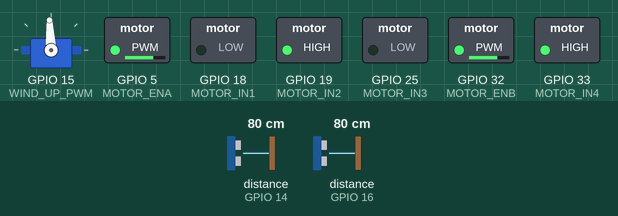
A sketch run on a simulated ESP32. Shown: servo, switched loads named in the sketch (green lamp = pin HIGH). Wiring (inferred from the names in the program): 2 × ultrasonic range finder: trigger GPIO 17, echo GPIO 16 / trigger GPIO 27, echo GPIO 14. Dashed ring = blinking. The inputs (shaded band) are chosen by the test bench; at power-on: distance to the obstacle (sensors on GPIO 14, GPIO 16) 80 cm. The echo pulse lasts 58.3 µs per cm; random numbers use the default seed unless the sketch sets one; nothing arrives over Bluetooth unless stated; pins used as bus, display or sensor lines are not drawn; what the sketch prints to the serial monitor is not drawn.

Above: at 1.2 s.
1.3 s: distance to the obstacle (sensor on GPIO 14) set to 33 cm
5.7 s: distance to the obstacle (sensor on GPIO 14) set to 27 cm
7.3 s: distance to the obstacle (sensor on GPIO 16) set to 32 cm
11.7 s: distance to the obstacle (sensor on GPIO 16) set to 28 cm
At 14.6 s:
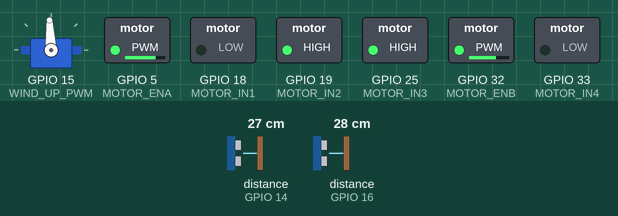
16.1 s: distance to the obstacle (sensor on GPIO 16) set to 35 cm
19.6 s: distance to the obstacle (sensor on GPIO 14) set to 35 cm
At 21.0 s:
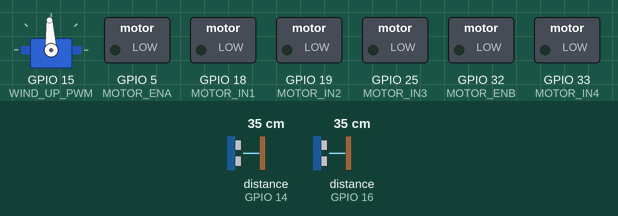
Timing chart, 0 to 27.6 s (numbered marks = the images above; inputs shaded):
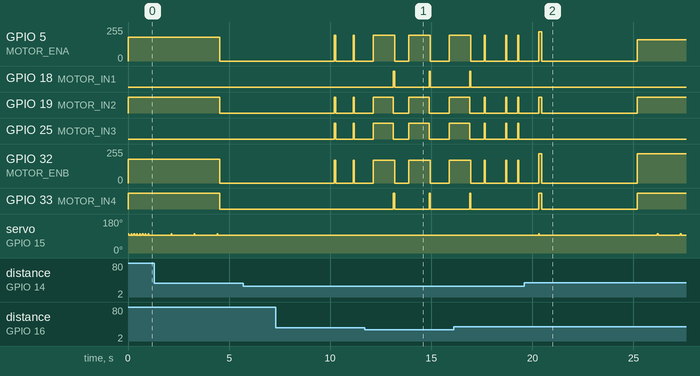

The sketch:

ESP32Car.ino
```cpp
#define DEBUG
#define SOUND_SPEED 0.034
#define ERROR_VALUE 1
#define DETECT_DISTANCE 30

#include "ESP32Servo.h"
#include <BLEDevice.h>
#include <BLEUtils.h>
#include <BLEScan.h>

// Left Pin
#define WIND_UP_PWM         15

#define SONIC_ECHO_LEFT     16
#define SONIC_TRIGGER_LEFT  17

#define MOTOR_ENA           5
#define MOTOR_IN1           18
#define MOTOR_IN2           19

// Right Pin
#define SONIC_ECHO_RIGHT    14
#define SONIC_TRIGGER_RIGHT 27

#define MOTOR_IN3           25
#define MOTOR_IN4           33
#define MOTOR_ENB           32

// Motor
const int MotorA[3] = { MOTOR_ENA, MOTOR_IN1, MOTOR_IN2 };
const int MotorB[3] = { MOTOR_ENB, MOTOR_IN3, MOTOR_IN4 };

const float LeftMultiple = 1.15;
const int MoveSpeed = 200;
const int RotateSpeed = 170;
const int RotateDuration = 1000;

const char* BLUETOOTH_SENDER_NAMES[] = {"Cane", "Rock", "Sun"};
const int NUM_SENDERS = sizeof(BLUETOOTH_SENDER_NAMES) / sizeof(BLUETOOTH_SENDER_NAMES[0]);


Servo WindUp;
float RangeMin = 0.5;
float RangeMax = 2.5;

// Varialbles
int MoveDurationRange[2] = {3000, 5000};
int STOP_DURATION_WHEN_CANT_MOVE = 1000;

float LeftObstacleDistance;
bool ExistLeftObstacle;
float RightObstacleDistance;
bool ExistRightObstacle;

// Bluetooth Variables
int scanTime = 1;  // 스캔 주기 (초)
unsigned long lastResetTime = 0;        // 초기화 후 대기 시간 추적용
unsigned long prevScanTime = 0;
const long BLUETOOTH_INTERVAL = 1000;

void setup()
{
  InitSensor();
  InitMotorDriver();
  InitializeBluetooth();
}
void InitSensor()
{
  Serial.begin(115200);
  WindUp.attach(WIND_UP_PWM);

  // Ultrasonic 1
  pinMode(SONIC_TRIGGER_RIGHT, OUTPUT);
  pinMode(SONIC_ECHO_RIGHT, INPUT);

  // Ultrasonic 2
  pinMode(SONIC_TRIGGER_LEFT, OUTPUT);
  pinMode(SONIC_ECHO_LEFT, INPUT);
}
void InitMotorDriver()
{
  pinMode(MOTOR_IN1, OUTPUT);
  pinMode(MOTOR_IN2, OUTPUT);
  pinMode(MOTOR_ENA, OUTPUT);
  pinMode(MOTOR_IN3, OUTPUT);
  pinMode(MOTOR_IN4, OUTPUT);
  pinMode(MOTOR_ENB, OUTPUT);
}
void InitializeBluetooth()
{
    BLEDevice::init("");
}
void loop()
{
  // CarTest();
  // WindUpTest();
  MovementCycle();
}

void MovementCycle()
{
  MoveForDuration(random(MoveDurationRange[0], MoveDurationRange[1]) );
  Stop();
  WaitForMoveDelay(); // Random duration
}

void MoveForDuration(int duration)
{
  Move();

  unsigned long startTime = millis();
  while (millis() - startTime < duration)
  {
    if (!CanMove())
    {
      ChangeDirection();
      Move();
    }

    PlayWindUp();
  }
}
void Move()
{
  MoveMotorForward(MotorA, 20 * random(8, 12));
  MoveMotorForward(MotorB, 20 * random(8, 12));
}

bool CanMove()
{
  return !ExistObstacle() && IsInMoveRange();
}

bool ExistObstacle()
{
  // Initialize Variables
  ExistLeftObstacle = false;
  ExistRightObstacle = false;

  LeftObstacleDistance = MeasureDistance(SONIC_TRIGGER_LEFT, SONIC_ECHO_LEFT);
  ExistLeftObstacle = CheckObstacle(LeftObstacleDistance);

  RightObstacleDistance = MeasureDistance(SONIC_TRIGGER_RIGHT, SONIC_ECHO_RIGHT);
  ExistRightObstacle  = CheckObstacle(RightObstacleDistance);

#ifdef DEBUG
  String log = "Obstacle Left : " + String(ExistLeftObstacle) + " Right : " + String(ExistRightObstacle) + " Both : " + String(ExistLeftObstacle && ExistRightObstacle);
  Serial.println(log);
#endif

  return ExistLeftObstacle || ExistRightObstacle;
}

float MeasureDistance(int tirgger, int echo)
{
    digitalWrite(tirgger, LOW);
    delayMicroseconds(2);
    digitalWrite(tirgger, HIGH);
    delayMicroseconds(10);
    digitalWrite(tirgger, LOW);

    // Measure the duration of the echo
    long duration = pulseIn(echo, HIGH, 30000); // Timeout: 30ms

    return duration * SOUND_SPEED / 2;
}

bool CheckObstacle(double distance)
{
  // Serial.println(distance);
  bool isError = distance <= ERROR_VALUE;
  if(isError) return false;

  // Serial.println(distance);

  return distance <= DETECT_DISTANCE;
}

void ChangeDirection()
{
  Stop();
  WaitForRSSI();

  if(!IsInMoveRange())
  {
    TurnRight(180);
  }

  while (ExistObstacle())
  {
    if(ExistLeftObstacle && ExistRightObstacle)
    {
      TurnLeft(180);
    }

    if(ExistLeftObstacle)
    {
      TurnRight(10);
    }
    else
    {
      TurnLeft(10);
    }

    int stopDuration = random(500, 1000);
    delay(stopDuration);
  }
}
void WaitForRSSI()
{

}

bool isTargetDevice(const String& deviceName) {
    for (int i = 0; i < NUM_SENDERS; i++) {
        if (deviceName == BLUETOOTH_SENDER_NAMES[i]) return true;
    }
    return false;
}

float CalculateDistance( int rssi)
{
    return pow(10, (rssi - (-72)) / (-20.0));
}
void LoggingDistance(int foundDevice, int rssi, float distance) // , float filteredDistance
{
    Serial.print(foundDevice);
    Serial.print("수신된 RSSI: ");
    Serial.print(rssi);

    Serial.print(" | 추정 거리: ");
    Serial.print(distance);
    Serial.println(" m");

    // Serial.print(" | 필터된 거리: ");
    // Serial.print(filteredDistance);
    // Serial.println(" m");
}


void WaitForMoveDelay()
{
  // get random delay
  int stopDuration = random(1000, 5000);
  delay(stopDuration);
}

bool IsInMoveRange()
{
  unsigned long currentTime = millis();
  bool canScan = currentTime - prevScanTime >= BLUETOOTH_INTERVAL;
  if (!canScan) return true;

  prevScanTime = currentTime;

  BLEScan* pBLEScan = BLEDevice::getScan();
  pBLEScan->setActiveScan(true);

  BLEScanResults* foundDevices = pBLEScan->start(scanTime);  // scanTime만큼 스캔

  int foundBluetooth = 0;
  float distanceAmount = 0;

  for (int i = 0; i < foundDevices->getCount(); i++)
  {
      BLEAdvertisedDevice device = foundDevices->getDevice(i);

      if (!isTargetDevice(device.getName())) continue;

      int rssi = device.getRSSI();
      float distance = CalculateDistance(rssi);

      foundBluetooth = foundBluetooth + 1;
      distanceAmount = distanceAmount + distance;
  }

  float resultDistance = distanceAmount / foundBluetooth ;

  LoggingDistance(foundBluetooth,0, resultDistance);

  pBLEScan->clearResults();

  return resultDistance >= RangeMin && resultDistance <= RangeMax || foundBluetooth == 0;
}

void Stop()
{
  StopCar();
  StopWindUp();
}


// Wind Up Methods
void PlayWindUp()
{
  WindUp.writeMicroseconds(1600);
  delay(30);
  WindUp.writeMicroseconds(1500);
  delay(100);
}
void StopWindUp()
{
  WindUp.writeMicroseconds(1500);
}
void WindUpTest()
{
  PlayWindUp();
  // StopWindUp();
  // delay(1000);
}

// Car Methods
void MoveCarForward()
{
  MoveMotorForward(MotorA, (int)(MoveSpeed * LeftMultiple));
  MoveMotorForward(MotorB, MoveSpeed);
}
void MoveCarBackward()
{
  MoveMotorBackward(MotorA, (int)(MoveSpeed * LeftMultiple));
  MoveMotorBackward(MotorB, MoveSpeed);
}
void TurnLeft(float angle)
{
  float waitMultiple = angle / 180;
  MoveMotorForward(MotorA, (int)(RotateSpeed * LeftMultiple));
  MoveMotorBackward(MotorB , RotateSpeed);
  delay(RotateDuration * waitMultiple);
  StopCar();
}
void TurnRight(float angle)
{
  float waitMultiple = angle / 180;
  MoveMotorBackward(MotorA , (int)(RotateSpeed * LeftMultiple));
  MoveMotorForward(MotorB, RotateSpeed);
  delay(RotateDuration * waitMultiple);
  StopCar();
}
void StopCar()
{
  StopMotor(MotorA);
  StopMotor(MotorB);
}

// Motor Methods
void MoveMotorBackward(const int motor[3], int speed)
{
  digitalWrite(motor[1], HIGH);
  digitalWrite(motor[2], LOW);

  analogWrite(motor[0], speed);
}
void MoveMotorForward(const int motor[3], int speed)
{
  digitalWrite(motor[1], LOW);
  digitalWrite(motor[2], HIGH);

  analogWrite(motor[0], speed);
}
void StopMotor(const int motor[3])
{
  digitalWrite(motor[1], LOW);
  digitalWrite(motor[2], LOW);

  analogWrite(motor[0], 0);
}

// Test Methods
void CarTest()
{
  CarMoveTest();
  CarRotateTest();

  StopCar();
  delay(1000);
}
void CarMoveTest()
{
  Serial.println("Move Forward");
  MoveCarForward();
  delay(1000);
  StopCar();
  delay(2000);

  Serial.println("Move Backward");
  MoveCarBackward();
  delay(1000);
  StopCar();
  delay(2000);
}
void CarRotateTest()
{
  Serial.println("Rotate Left");
  TurnLeft(90);
  delay(3000);

  Serial.println("Rotate Right");
  TurnRight(90);
  delay(3000);
}
```

Measured:
- the behaviour switches between 31 and 30 cm on distance to the obstacle (sensor on GPIO 16) (found by bisection; images 0 and 1)
- after the input at 5.7 s, every drawn part: stays the same
- after the input at 11.7 s, GPIO 18 (MOTOR_IN1), GPIO 33 (MOTOR_IN4): alternates HIGH for 0.06 s and LOW for 1.7 s, starting after 1.4 s
- after the input at 19.6 s, GPIO 33 (MOTOR_IN4): LOW → HIGH after 0.72 s, → LOW 0.13 s later, → HIGH 4.7 s later; servo on GPIO 15 (WIND_UP_PWM): goes 102° 0.03 s, 93° 5.8 s, 102° 0.03 s, 93° 1.1 s, 102° 0.03 s, then 93°, starting after 0.72 s
- by itself, servo on GPIO 15 (WIND_UP_PWM): alternates 102° for 0.03 s and 93° for 1.1 s
